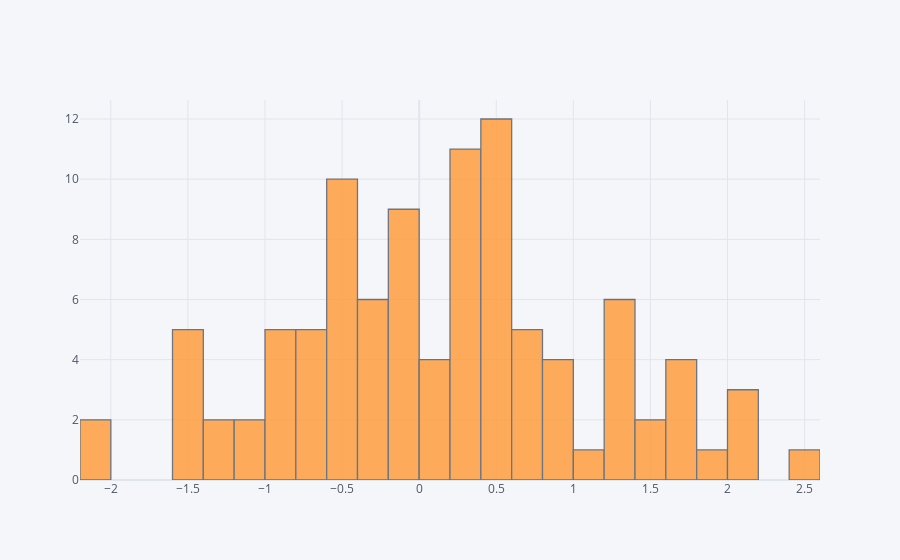

Here is the notebook cell this chart was saved with:
### Code cell
dataframe['a'].iplot(kind='hist', bins=30) #Se aplica el diagrama de histograma sobre la columna a, bins para ajustar las columnas

### Figure 1 — Plotly figure (JSON) as saved in the notebook; plotly's stock layout.template omitted (floating-point values rounded to 4 significant figures)
{"data": [{"histfunc": "count", "histnorm": "", "marker": {"color": "rgba(255, 153, 51, 1.0)", "line": {"color": "#4D5663", "width": 1.3}}, "name": "a", "nbinsx": 30, "opacity": 0.8, "orientation": "v", "type": "histogram", "x": [-1.258, -1.493, 2.021, 1.395, -0.6585, 0.02082, 2.046, -0.9866, 0.1832, 0.2831, -0.1614, 1.5, 1.295, -0.2634, 1.488, 1.906, -0.7235, -1.582, -1.092, -0.01792, 0.1651, -0.4459, 0.671, 1.378, -0.8195, -0.3798, 0.4684, 0.397, 0.4186, 2.486, 1.612, 0.569, 0.9124, -0.03285, -1.59, 0.2193, -0.3296, 0.9347, -0.3956, 0.5596, 0.6842, 0.7559, -0.8636, -0.5094, -1.207, 0.8001, 0.7878, 1.304, 1.604, -0.3286, 2.104, 0.4737, -1.06, -0.03212, -1.453, -0.5518, 0.5285, 0.792, -0.4822, -0.1724, 1.245, -0.5756, -2.165, 0.5035, -0.8615, 0.2188, 0.1592, 0.3689, 0.241, 1.302, 0.2558, 0.4357, -0.8689, -0.1369, -2.042, -0.6001, -0.3513, -1.59, -0.4857, 1.661, 0.4501, -0.6752, -0.04468, 1.653, 0.3853, 0.5939, 0.4695, -0.5114, 0.4552, 1.169, 0.2414, 0.9466, -0.04467, -0.4428, -0.5116, 0.2313, -0.4429, -0.1901, 0.2967, -0.6496]}], "layout": {"barmode": "overlay", "legend": {"bgcolor": "#F5F6F9", "font": {"color": "#4D5663"}}, "paper_bgcolor": "#F5F6F9", "plot_bgcolor": "#F5F6F9", "title": {"font": {"color": "#4D5663"}}, "xaxis": {"gridcolor": "#E1E5ED", "showgrid": true, "tickfont": {"color": "#4D5663"}, "title": {"font": {"color": "#4D5663"}, "text": ""}, "zerolinecolor": "#E1E5ED"}, "yaxis": {"gridcolor": "#E1E5ED", "showgrid": true, "tickfont": {"color": "#4D5663"}, "title": {"font": {"color": "#4D5663"}, "text": ""}, "zerolinecolor": "#E1E5ED"}}}
